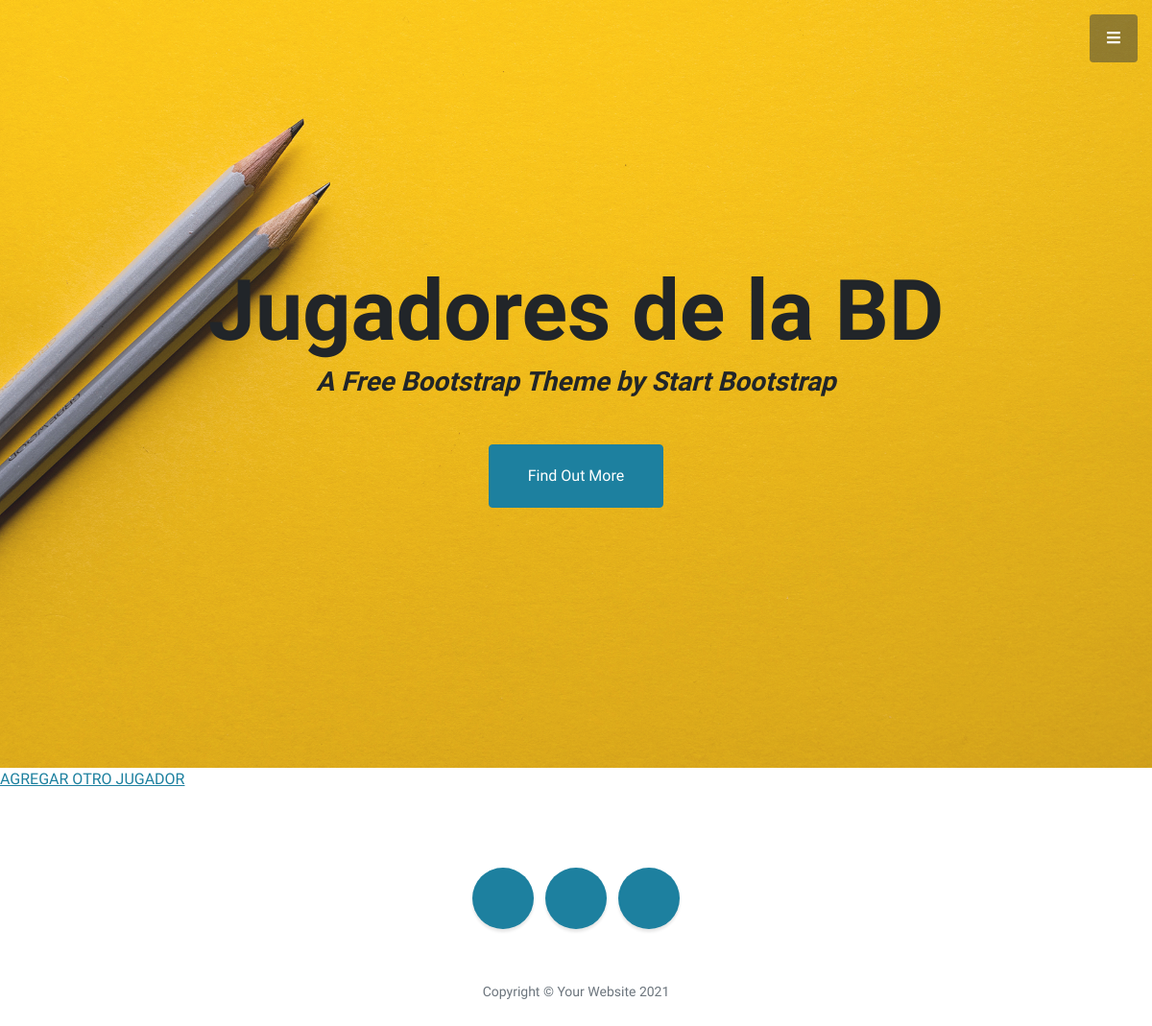
The app's page /AppCoder/leerJugadores, older data.
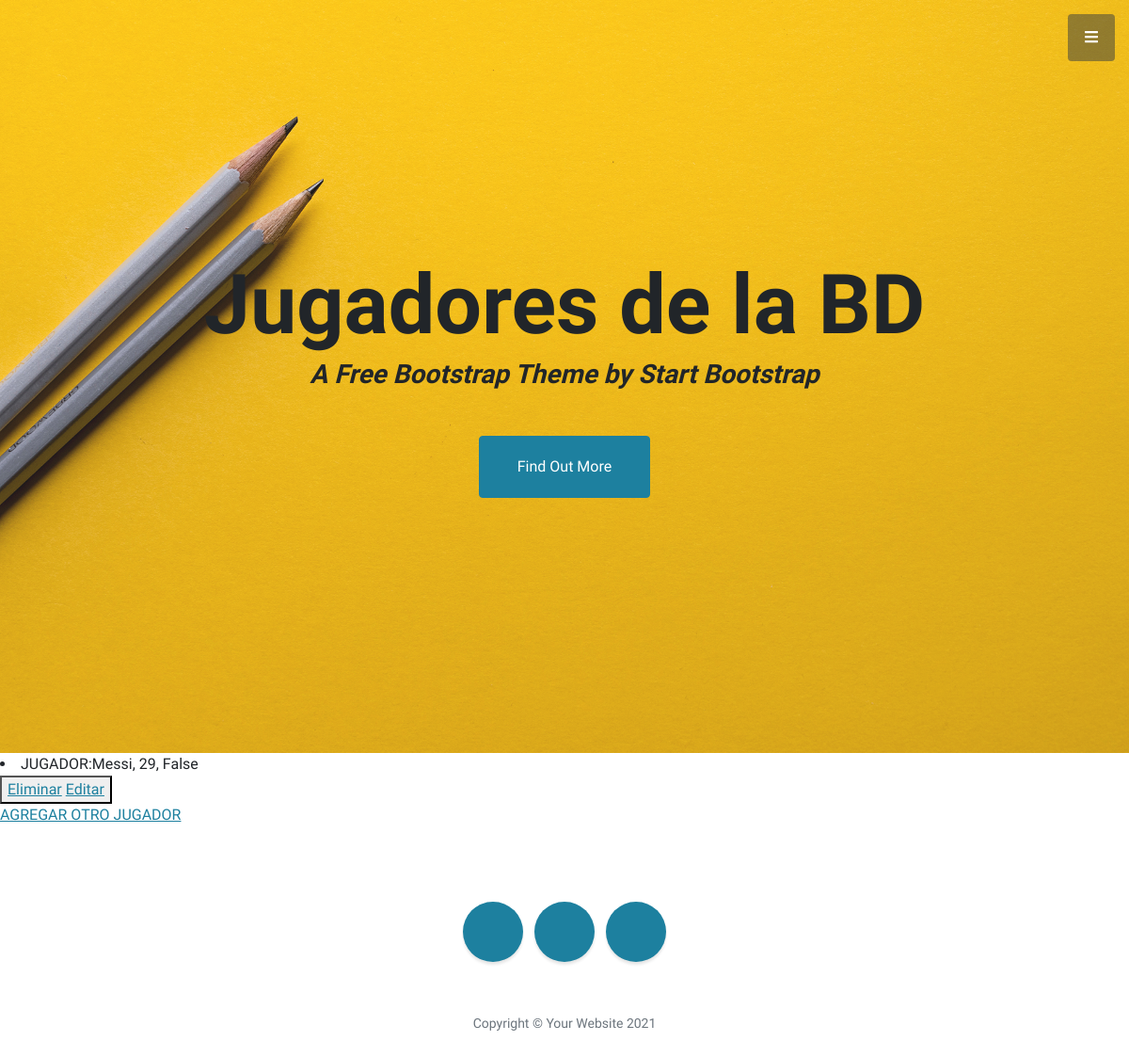
The same page, newer data.
### AppCoder/models.py (models this page shows)
class Jugador(models.Model):
    apellido = models.CharField(max_length=40)
    numero = models.IntegerField()
    esBueno = models.BooleanField()
    def __str__(self):
        return f"{self.apellido}, {self.numero}, {self.esBueno}"

### AppCoder/views.py (the view)
# urls.py: path('leerJugadores', views.leerJugadores, name="LeerJugadores"),
def leerJugadores(request):
    jugadores = Jugador.objects.all()
    dir = {"jugadores": jugadores}  # contexto
    return render(request, "AppCoder/leerJugadores.html", dir)

### AppCoder/templates/AppCoder/leerJugadores.html
{% extends "AppCoder/padre.html" %}
{% load static %}
{% block contenido2 %}
<h1 class="mb-1">Jugadores de la BD</h1>
{% endblock %}
{% block contenido %}
    {% for j in jugadores %}
    <li>JUGADOR:{{j}}</li>
    <button>
        <a href="{% url 'EliminarJugador' j.numero %}">Eliminar</a>
        <a href="{% url 'EditarJugador' j.numero %}">Editar</a>
    </button>
    <br>
    {% endfor %}
    <a href="{% url 'JugadorFormulario' %}">AGREGAR OTRO JUGADOR</a>
{% endblock %}

Row changes from the older to the newer data that the page shows:
added Jugador: apellido+numero+esBueno "Messi, 29, False"
